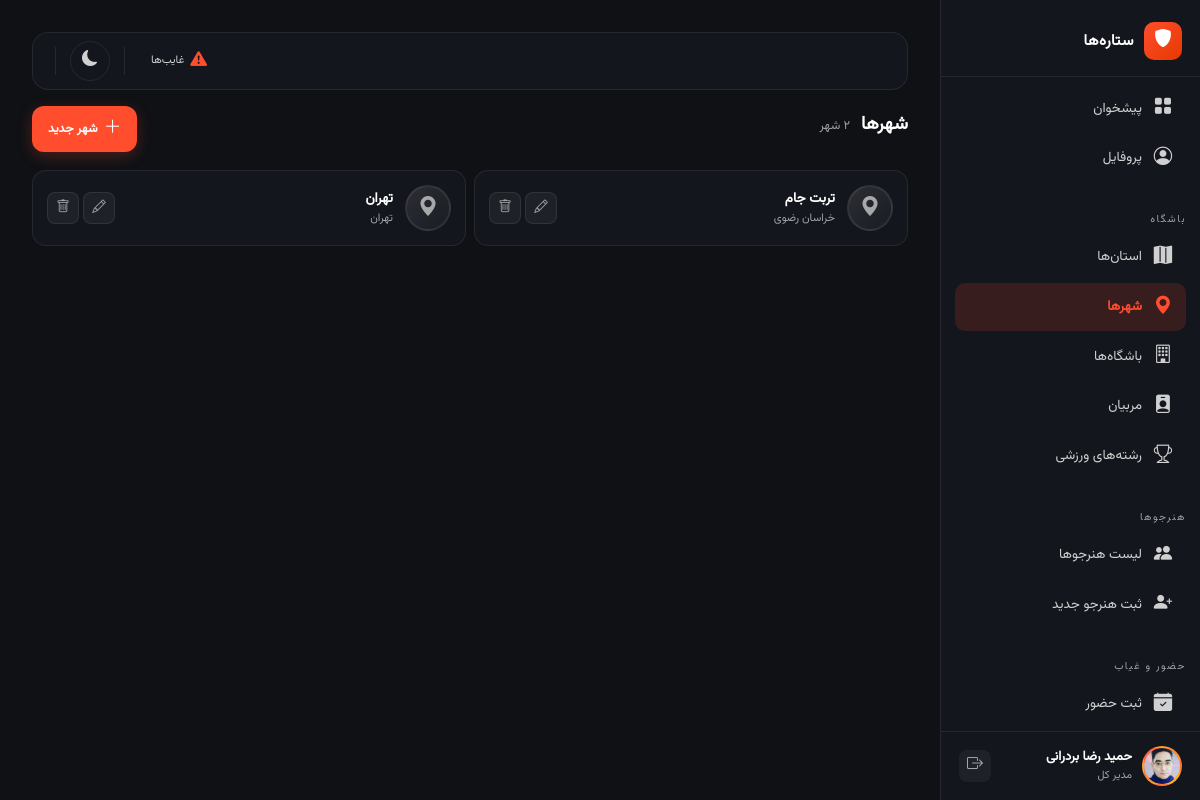
Before: /clubs/cities/ (signed in) with the older database file.
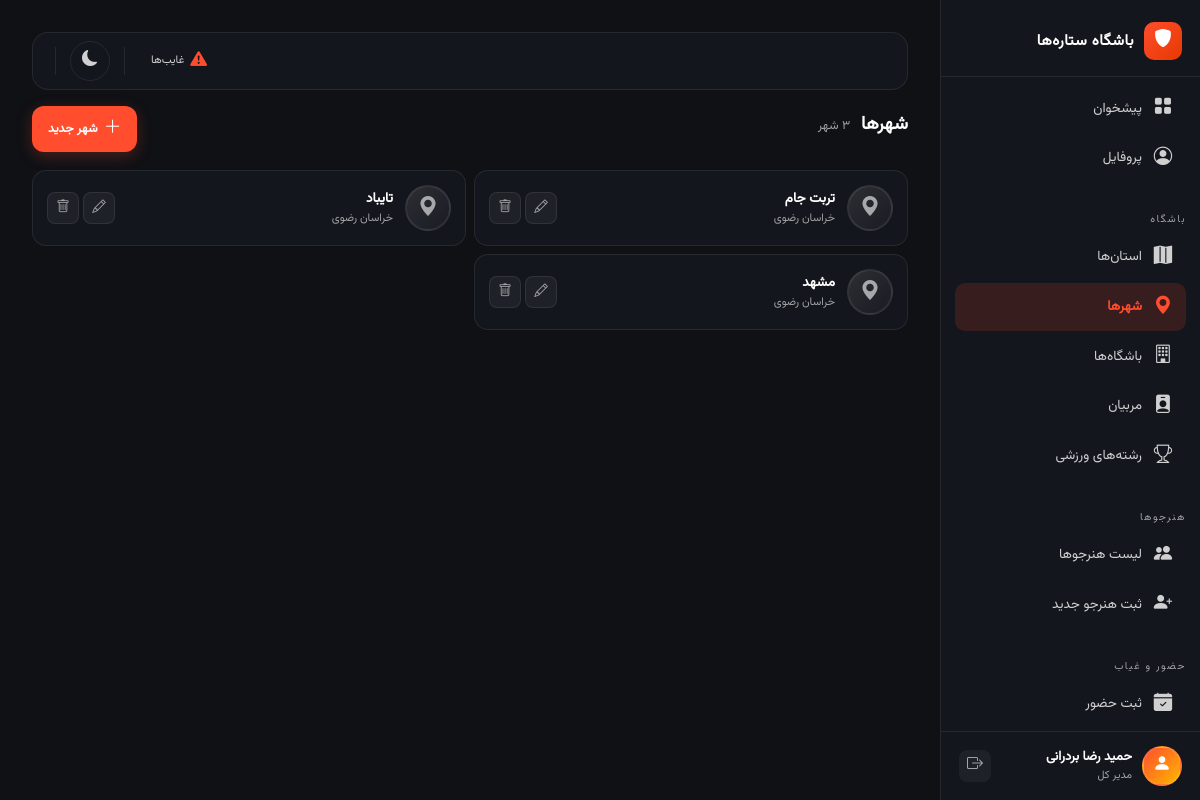
After: the same page with the newer database file.
### apps/core/models.py (models this page shows, shortened)
class SiteSetting(models.Model):
    gym_name = models.CharField('نام مجموعه', max_length=200, default='باشگاه ستاره‌ها')
    central_phone = models.CharField('شماره تماس مرکزی', max_length=11, blank=True, null=True)
    central_address = models.TextField('آدرس مرکزی', blank=True, null=True)
    class Meta:
        verbose_name = 'تنظیمات'
        verbose_name_plural = 'تنظیمات'
    @classmethod
    def get_settings(cls):
        obj, created = cls.objects.get_or_create(pk=1)
        return obj

### apps/accounts/models.py (models this page shows, shortened)
class User(AbstractBaseUser, PermissionsMixin):
    phone = models.CharField(max_length=11, unique=True)
    first_name = models.CharField(max_length=100)
    last_name = models.CharField(max_length=100)
    birth_date = jmodels.jDateField('تاریخ تولد', null=True, blank=True)
    national_code = models.CharField(max_length=10, blank=True, null=True)
    avatar = models.ImageField(upload_to='avatars/', blank=True, null=True)
    is_super_manager = models.BooleanField(default=False)
    is_club_manager = models.BooleanField(default=False)
    is_instructor = models.BooleanField(default=False)
    is_active = models.BooleanField(default=True)
    is_staff = models.BooleanField(default=False)
    created_at = models.DateTimeField(auto_now_add=True)
    updated_at = models.DateTimeField(auto_now=True)
    objects = UserMnaager()
    USERNAME_FIELD = 'phone'
    REQUIRED_FIELDS = ['first_name', 'last_name']
    class Meta:
        verbose_name = 'کاربر'
        verbose_name_plural = 'کاربرها'
    def get_full_name(self):
        return f'{self.first_name} {self.last_name}'

### apps/clubs/models.py (models this page shows, shortened)
class City(models.Model):
    province = models.ForeignKey(Province, on_delete=models.CASCADE, related_name='cities', verbose_name='استان')
    name = models.CharField('شهر', max_length=100)
    class Meta:
        verbose_name = 'شهر'
        verbose_name_plural = 'شهرها'

class Province(models.Model):
    name = models.CharField('استان', max_length=100)
    class Meta:
        verbose_name = 'استان'
        verbose_name_plural = 'استان‌ها'

### apps/clubs/views.py (the view)
# urls.py: path('cities/', views.CityListView.as_view(), name='city_list'),
class CityListView(LoginRequiredMixin, UserPassesTestMixin, ListView):
    model = City
    template_name = 'clubs/city_list.html'
    context_object_name = 'cities'
    def test_func(self): return self.request.user.is_super_manager
    def get_queryset(self):
        return City.objects.select_related('province').all()
    def get_context_data(self, **kwargs):
        context = super().get_context_data(**kwargs)
        context['provinces'] = Province.objects.all()
        return context

### apps/core/context_processors.py (called while the page is built)
def site_settings(request):
    return {'site_settings': SiteSetting.get_settings()}

### templates/clubs/city_list.html (shortened to what this page needs)
{% extends 'base.html' %}
{% block content %}
<div class="dashboard-layout">
    {% include 'partials/_sidebar.html' %}{% include 'partials/_mobile_nav.html' %}
    <main class="dashboard-main">
        {% include 'partials/_notif_bar.html' %}
        <div class="page-header animate__animated animate__fadeIn">
            <div><h1 class="page-title">شهرها <span>{{ cities.count }} شهر</span></h1></div>
            <button onclick="openCityModal()" class="btn-add"><i class="bi bi-plus-lg"></i><span class="btn-add-text">شهر جدید</span></button>
        </div>
        <div class="coach-list-page">
            {% for c in cities %}
            <div class="coach-card-page animate__animated animate__fadeInUp">
                <div class="coach-avatar-page"><i class="bi bi-geo-alt-fill"></i></div>
                <div class="coach-info-page"><div class="coach-name-page">{{ c.name }}</div><div class="coach-meta-page"><span>{{ c.province.name }}</span></div></div>
                <div class="coach-actions">
                    <button onclick="editCity({{ c.id }}, '{{ c.name|escapejs }}', {{ c.province_id }})" class="coach-action-btn edit"><i class="bi bi-pencil"></i></button>
                    <button onclick="confirmCityDelete('{% url 'clubs:city_delete' c.id %}', '{{ c.name|escapejs }}')" class="coach-action-btn delete"><i class="bi bi-trash"></i></button>
                </div>
            </div>
            {% endfor %}
        </div>
    </main>
</div>
{% endblock %}

### templates/partials/_sidebar.html (shortened to what this page needs)
{% load static %}
<aside class="dashboard-sidebar">
    <div class="sidebar-logo">
        <div class="logo-sm"><i class="bi bi-shield-fill"></i></div>
        <span class="logo-text">{{ site_settings.gym_name|default:"ستاره‌ها" }}</span>
    </div>
    <div class="sidebar-menu-wrapper">
        <ul class="sidebar-nav">
            <li><a href="{% url 'accounts:dashboard' %}" class="{% if request.resolver_match.url_name == 'dashboard' %}active{% endif %}"><i class="bi bi-grid-fill"></i> پیشخوان</a></li>
            <li><a href="{% url 'accounts:profile' %}" class=""><i class="bi bi-person-circle"></i> پروفایل</a></li>
        </ul>
        {% if user.is_super_manager or user.is_club_manager or user.is_instructor %}
        <div class="sidebar-category">باشگاه</div>
        <ul class="sidebar-nav">
            {% if user.is_super_manager %}
            <li><a href="{% url 'clubs:province_list' %}" class=""><i class="bi bi-map-fill"></i> استان‌ها</a></li>
            <li><a href="{% url 'clubs:city_list' %}" class="{% if request.resolver_match.url_name == 'city_list' or request.resolver_match.url_name == 'city_add' or request.resolver_match.url_name == 'city_edit' %}active{% endif %}"><i class="bi bi-geo-alt-fill"></i> شهرها</a></li>
            {% endif %}
            <li><a href="{% url 'clubs:club_list' %}" class=""><i class="bi bi-building"></i> باشگاه‌ها</a></li>
            <li><a href="{% url 'clubs:coach_list' %}" class=""><i class="bi bi-person-badge-fill"></i> مربیان</a></li>
            {% if user.is_super_manager %}
            <li><a href="{% url 'clubs:sport_list' %}"><i class="bi bi-trophy"></i> رشته‌های ورزشی</a></li>
            {% endif %}
        </ul>
        <div class="sidebar-category">هنرجوها</div>
        <ul class="sidebar-nav">
            <li><a href="{% url 'students:student_list' %}" class="{% if request.resolver_match.url_name == 'student_list' %}active{% endif %}"><i class="bi bi-people-fill"></i> لیست هنرجوها</a></li>
            <li><a href="{% url 'students:student_add' %}" class="{% if request.resolver_match.url_name == 'student_add' %}active{% endif %}"><i class="bi bi-person-plus-fill"></i> ثبت هنرجو جدید</a></li>
        </ul>
        <div class="sidebar-category">حضور و غیاب</div>
        <ul class="sidebar-nav">
            <li><a href="{% url 'students:attendance' %}" class="{% if request.resolver_match.url_name == 'attendance' %}active{% endif %}"><i class="bi bi-calendar-check-fill"></i> ثبت حضور</a></li>
            <li><a href="{% url 'students:absentees' %}" class="{% if request.resolver_match.url_name == 'absentees' %}active{% endif %}"> پیگیری غیبت‌ها</a></li>
        </ul>
        {% endif %}
    </div>
    <div class="sidebar-user">
        <div class="user-avatar">
            {% if user.avatar %}<img src="{{ user.avatar.url }}" alt="" style="width:100%;height:100%;object-fit:cover;border-radius:50%;">{% else %}<i class="bi bi-person-fill"></i>{% endif %}
        </div>
        <div class="user-info">
            <div class="user-name">{{ user.get_full_name }}</div>
            <div class="user-role">{% if user.is_super_manager %}مدیر کل{% elif user.is_club_manager %}مدیر باشگاه{% elif user.is_instructor %}مربی{% else %}هنرجو{% endif %}</div>
        </div>
        <form method="post" action="{% url 'accounts:logout' %}">
            {% csrf_token %}<button type="submit" class="logout-btn" title="خروج"><i class="bi bi-box-arrow-right"></i></button>
        </form>
    </div>
</aside>

Changed rows visible on the page:
removed City: name "تهران", province.name "تهران"
changed SiteSetting: gym_name "ستاره‌ها" → "باشگاه ستاره‌ها"
changed User "حمید رضا بردرانی": avatar: picture removed
added City: name "تایباد", province.name "خراسان رضوی"
added City: name "مشهد", province.name "خراسان رضوی"
